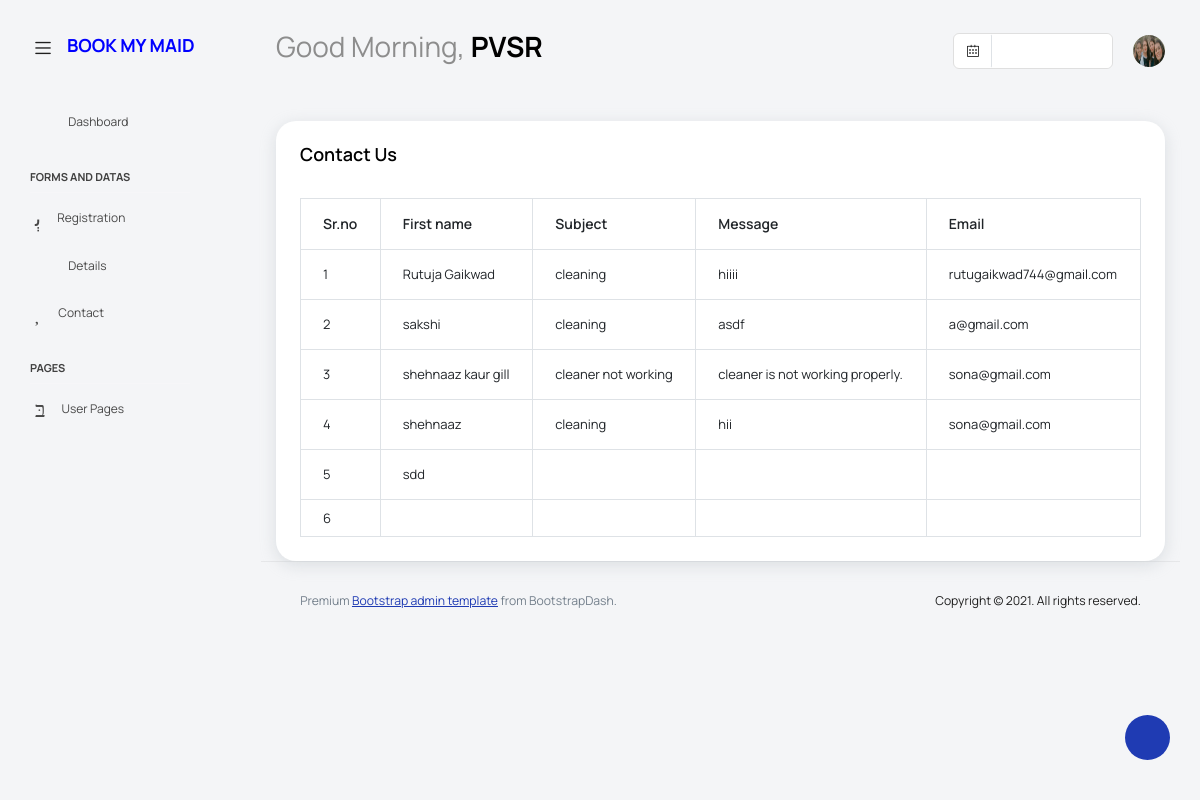
Page /bookmaid-login/template/pages/tables/contactus.php (signed in) on the committed database.
### tables this page shows
CREATE TABLE `cont_us` (
  `id` int(11) NOT NULL,
  `full_name` varchar(255) NOT NULL,
  `subject` varchar(255) NOT NULL,
  `message` text NOT NULL,
  `email` varchar(255) NOT NULL
);

### bookmaid-login/template/pages/tables/contactus.php (the view, shortened to what this page needs)
<!DOCTYPE html>
<html lang="en">
<head>
  <link rel="stylesheet" href="../../vendors/feather/feather.css">
  <link rel="stylesheet" href="../../vendors/mdi/css/materialdesignicons.min.css">
  <link rel="stylesheet" href="../../vendors/ti-icons/css/themify-icons.css">
  <link rel="stylesheet" href="../../vendors/typicons/typicons.css">
  <link rel="stylesheet" href="../../vendors/simple-line-icons/css/simple-line-icons.css">
  <link rel="stylesheet" href="../../vendors/css/vendor.bundle.base.css">
  <link rel="stylesheet" href="../../css/vertical-layout-light/style.css">
</head>
<body>
  <div class="container-scroller">
    <nav class="navbar default-layout col-lg-12 col-12 p-0 fixed-top d-flex align-items-top flex-row">
      <div class="text-center navbar-brand-wrapper d-flex align-items-center justify-content-start">
        <div class="me-3">
          <button class="navbar-toggler navbar-toggler align-self-center" type="button" data-bs-toggle="minimize">
            <span class="icon-menu"></span>
          </button>
        </div>
        <div>
          <a class="navbar-brand brand-logo" href="../../index.php">
            <h4 class="card-title" style="color:blue"><b> <font size="+1">BOOK MY MAID</b></font></h4>
          </a>
        </div>
      </div>
      <div class="navbar-menu-wrapper d-flex align-items-top">
        <ul class="navbar-nav">
          <li class="nav-item font-weight-semibold d-none d-lg-block ms-0">
            <h1 class="welcome-text">Good Morning, <span class="text-black fw-bold">PVSR</span></h1>
          </li>
        </ul>
       <ul class="navbar-nav ms-auto">
          <li class="nav-item d-none d-lg-block">
            <div id="datepicker-popup" class="input-group date datepicker navbar-date-picker">
              <span class="input-group-addon input-group-prepend border-right">
                <span class="icon-calendar input-group-text calendar-icon"></span>
              </span>
              <input type="text" class="form-control">
            </div>
          </li>
          <li class="nav-item dropdown d-none d-lg-block user-dropdown">
            <a class="nav-link" id="UserDropdown" href="#" data-bs-toggle="dropdown" aria-expanded="false">
              <img class="img-xs rounded-circle" src="../../images/face0.jpeg" alt="Profile image"> </a>
          </li>
        </ul>
      </div>
    </nav>
    <div class="container-fluid page-body-wrapper">
      <div class="theme-setting-wrapper">
        <div id="settings-trigger"><i class="ti-settings"></i></div>
      </div>
      <nav class="sidebar sidebar-offcanvas" id="sidebar">
        <ul class="nav">
          <li class="nav-item">
            <a class="nav-link" href="../../index.php">
              <i class="mdi mdi-grid-large menu-icon"></i>
              <span class="menu-title">Dashboard</span>
            </a>
          </li>
          <li class="nav-item nav-category">Forms and Datas</li>
          <li class="nav-item">
            <a class="nav-link" data-bs-toggle="collapse" href="#form-elements" aria-expanded="false" aria-controls="form-elements">
              <i class="menu-icon mdi mdi-card-text-outline"></i>
              <span class="menu-title">Registration</span>
              <i class="menu-arrow"></i>
            </a>
          </li>
          <li class="nav-item">
            <a class="nav-link" data-bs-toggle="collapse" href="#tables" aria-expanded="false" aria-controls="tables">
              <i class="menu-icon mdi mdi-table"></i>
              <span class="menu-title">Details</span>
              <i class="menu-arrow"></i>
            </a>
          </li>
          <li class="nav-item">
            <a class="nav-link" data-bs-toggle="collapse" href="#icons" aria-expanded="false" aria-controls="icons">
              <i class="menu-icon mdi mdi-account"></i>
              <span class="menu-title">Contact</span>
              <i class="menu-arrow"></i>
            </a>
          </li>
          <li class="nav-item nav-category">pages</li>
          <li class="nav-item">
            <a class="nav-link" data-bs-toggle="collapse" href="#auth" aria-expanded="false" aria-controls="auth">
              <i class="menu-icon mdi mdi-account-circle-outline"></i>
              <span class="menu-title">User Pages</span>
              <i class="menu-arrow"></i>
            </a>
          </li>
        </ul>
      </nav>
      <div class="main-panel">
        <div class="content-wrapper">
          <div class="row">
            <div class="col-lg-12 stretch-card">
              <div class="card">
                <div class="card-body">
                  <h4 class="card-title">Contact Us</h4>
                  <div class="table-responsive pt-3">
                    <table class="table table-bordered">
                      <thead>
                        <tr>
                          <th>
                            Sr.no
                          </th>
                          <th>
                            First name
                          </th>
                          <th>
                           Subject
                          </th>
                          <th>
                            Message
                          </th>
                          <th>
                            Email
                          </th>
                        </tr>
                      </thead>
                      <tbody>
					  <?php
		$sql=mysql_query("SELECT *FROM cont_us") ;
				while($row=mysql_fetch_array($sql))
	{
                        echo"<tr>";
                          echo"<td class=py-1>";
                           echo $row['id'];
                          echo"</td>";
                          echo"<td>";
                          echo  $row['full_name'];
                          echo"</td>";
                          echo"<td>";
                           echo $row['subject'];
                         echo" </td>";
                         echo" <td>";
                          echo $row['message'];
                          echo"</td>";
                         echo" <td>";
                         echo $row['email'];
                        echo"  </td>";
                      echo" </tr>";
	}
						  ?>
						  </tbody>
                    </table>
                  </div>
                </div>
              </div>
            </div>
        <footer class="footer">
          <div class="d-sm-flex justify-content-center justify-content-sm-between">
            <span class="text-muted text-center text-sm-left d-block d-sm-inline-block">Premium <a href="https://www.bootstrapdash.com/" target="_blank">Bootstrap admin template</a> from BootstrapDash.</span>
            <span class="float-none float-sm-right d-block mt-1 mt-sm-0 text-center">Copyright © 2021. All rights reserved.</span>
          </div>
        </footer>
      </div>
    </div>
  </div>
</html>

### rows in the picture
cont_us: id "1", full_name "Rutuja Gaikwad", subject "cleaning", message "hiiii", email "rutugaikwad744@gmail.com"
cont_us: id "2", full_name "sakshi", subject "cleaning", message "asdf", email "a@gmail.com"
cont_us: id "3", full_name "shehnaaz kaur gill", subject "cleaner not working", message "cleaner is not working properly.", email "sona@gmail.com"
cont_us: id "4", full_name "shehnaaz", subject "cleaning", message "hii", email "sona@gmail.com"
cont_us: id "5", full_name "sdd"
cont_us: id "6"
